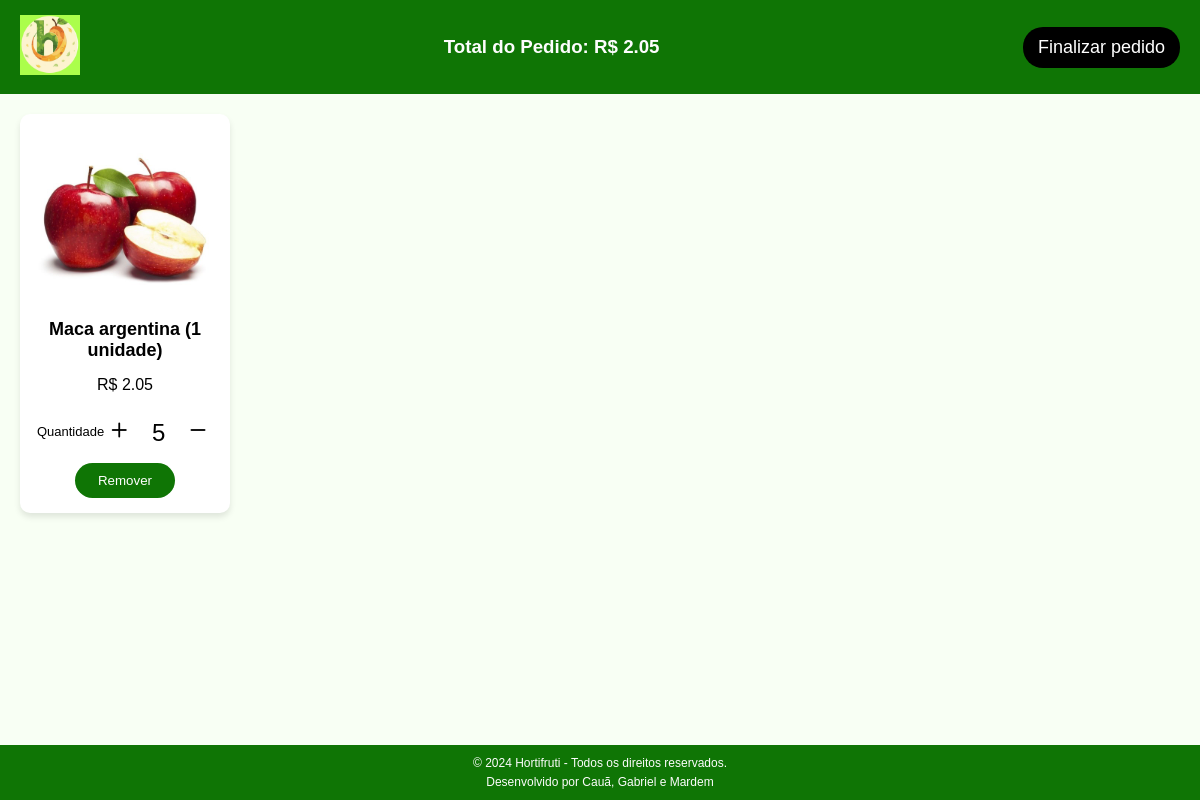
The page /pedido/carrinho (signed in) on the database as committed earlier.
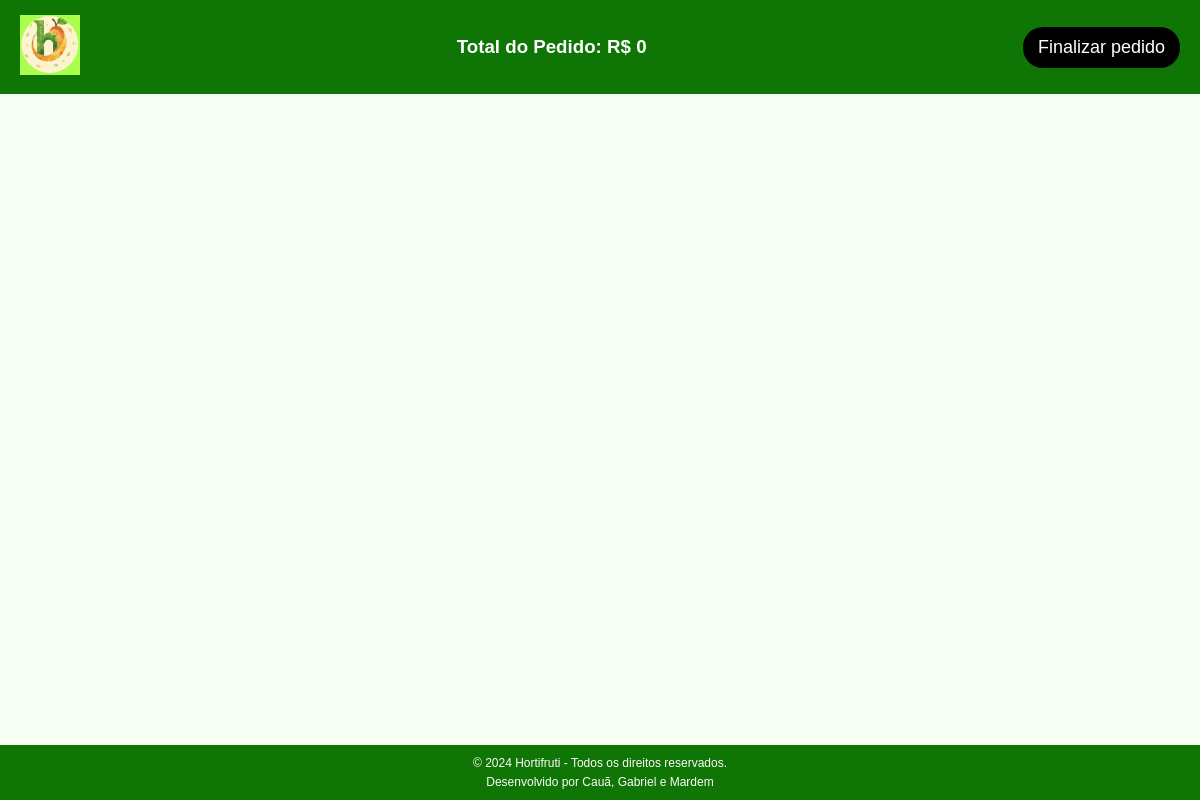
The same page on the database as committed later.
### pedidos/models.py (models this page shows, shortened)
class ItemPedido(models.Model):
    pedido = models.ForeignKey(Pedido, on_delete=models.CASCADE, related_name='itens')  # Pedido associado
    produto = models.ForeignKey(Produto, on_delete=models.CASCADE)  # Produto associado
    quantidade = models.PositiveIntegerField()  # Quantidade do produto no pedido

### produtos/models.py (models this page shows, shortened)
class Produto(models.Model):
    nome = models.CharField(max_length=200)
    imagem = models.ImageField(upload_to='produtos/', blank=True, null=True)
    preco = models.DecimalField(max_digits=10, decimal_places=2)
    estoque = models.PositiveIntegerField()

### pedidos/views.py (the view)
# urls.py: path('carrinho', views.mostrar_carrinho, name='carrinho'),
def mostrar_carrinho(request):
    cliente_id = request.session.get('cliente_id')
    if not cliente_id:
        messages.error(request, 'Você precisa estar logado para adicionar itens ao carrinho.')
        return redirect('login')
    pedido_id = request.session.get('pedido_id')
    if pedido_id:
        pedido = Pedido.objects.filter(id=pedido_id, finalizado=False).first()
    else:
        return render(request, "carrinho.html")
    itens_pedido = ItemPedido.objects.filter(pedido=pedido)
    total = 0
    for item in itens_pedido:
        item.total = round(item.quantidade * item.produto.preco, 2)
        total += item.total
    total = round(total, 2)
    template = loader.get_template('carrinho.html')
    context = {
        'itensPedido': itens_pedido,
        'total':total,
    }
    return HttpResponse(template.render(context, request))

### pedidos/templates/carrinho.html (shortened to what this page needs)
{% load static %}
<!DOCTYPE html>
<html lang="pt-BR">
<head>
    <link rel="stylesheet" href="{% static 'css/carrinho.css' %}">
    <link rel="stylesheet" href="https://cdn.jsdelivr.net/npm/bootstrap-icons@1.11.3/font/bootstrap-icons.min.css">
</head>
<body>
    <header>
        <a href="{% url 'produtos' %}"><img src="{% static 'img/logo.png' %}" alt="Logo" /></a>
        <h3>Total do Pedido: R$ {{ total }}</h3>
        <button id="finalize-order-btn">Finalizar pedido</button>
    </header>
    <main>
        <div class="product-grid">
            {% for item in itensPedido %}
            <div class="product-card" data-item-id="{{ item.id }}">
                <div id="img-place"><img src="{{item.produto.imagem.url}}" alt={{item.produto.nome}}></div>
                <h3>{{item.produto.nome}}</h3>
                <p>R$ {{item.total}}</p>
                <div class="qtd-item">
                    <p>Quantidade</p>
                    <div class="modify-qtd">
                        <button><i class="bi bi-plus"></i></button>
                        <input class="qtd" value={{item.quantidade}} readonly></input>
                        <button><i class="bi bi-dash"></i></button>
                    </div>
                </div>
                <form method="POST" action="{% url 'deletar_item_carrinho' item.id %}">
                    <button class="remove-item">Remover</button>
                </form>
            </div>
            {% endfor %}
        </div>
    </main>
    <footer class="footer">
        <p>&copy; 2024 Hortifruti - Todos os direitos reservados.</p>
        <p>Desenvolvido por Cauã, Gabriel e Mardem</p>
    </footer>
</body>
</html>

Rows that differ between the two databases and show on the page:
removed ItemPedido: produto.imagem (picture), produto.nome "Maca argentina (1 unidade)", total "2.05", quantidade "5"
Other text that changed with them:
{{ total }}: "2.05" → "0"
